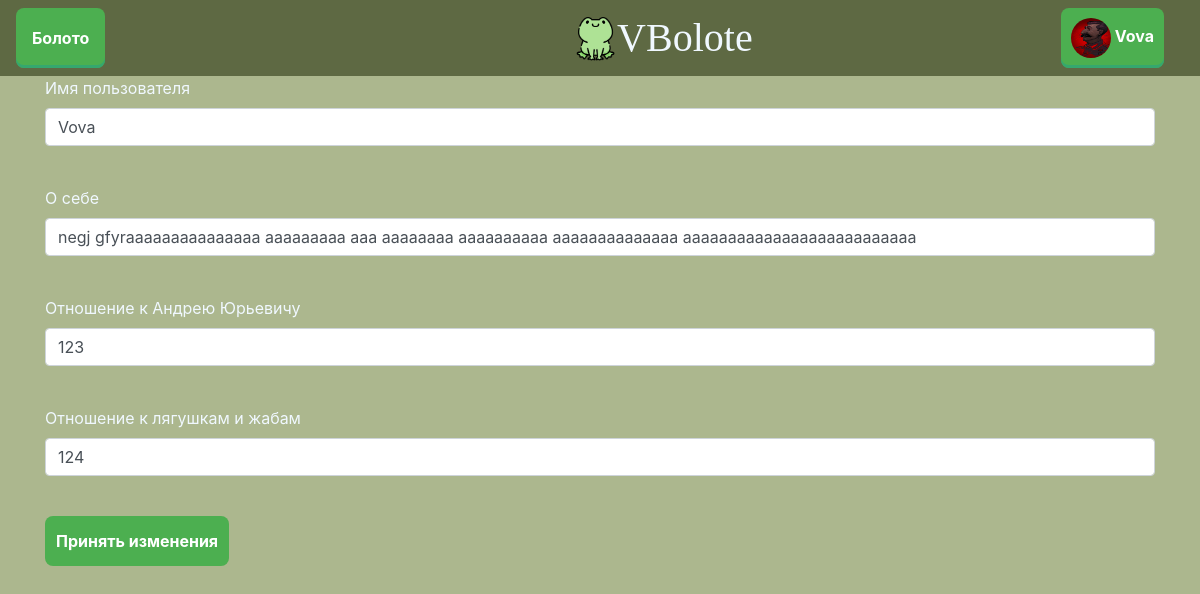
The page /edit_user (signed in) on the database as committed earlier.
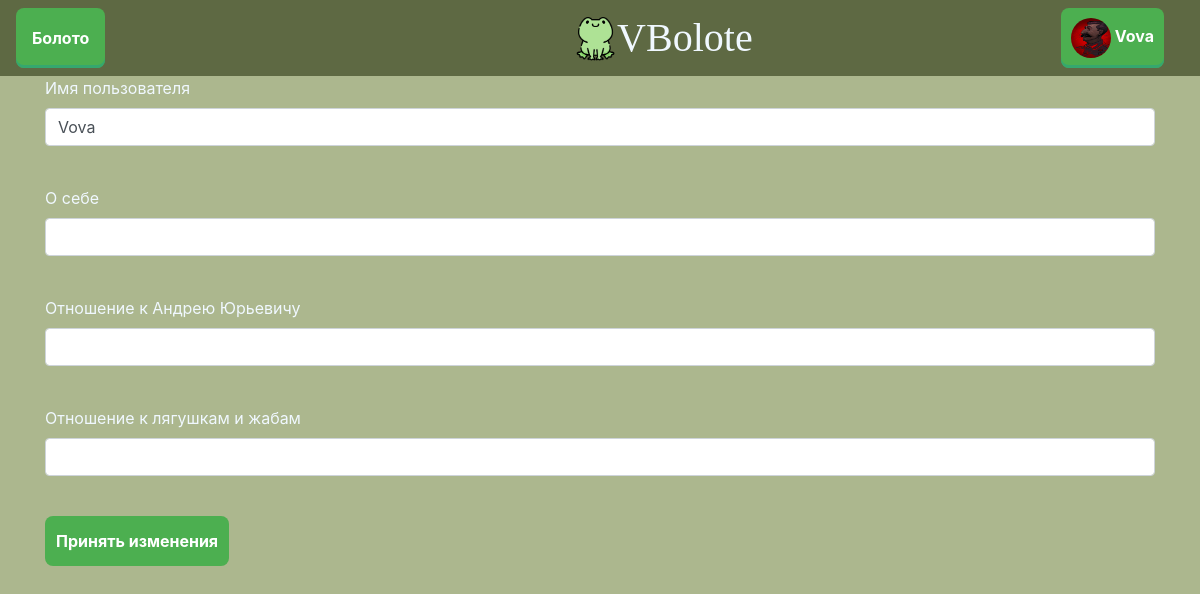
The same page on the database as committed later.
### data/users.py (models this page shows, shortened)
class User(SqlAlchemyBase, UserMixin, SerializerMixin):
    __tablename__ = 'users'
    id = sqlalchemy.Column(sqlalchemy.Integer,
                                primary_key=True, autoincrement=True)
    name = sqlalchemy.Column(sqlalchemy.String, nullable=True)
    email = sqlalchemy.Column(sqlalchemy.String,
                              index=True, unique=True, nullable=True)
    hashed_password = sqlalchemy.Column(sqlalchemy.String, nullable=True)
    about = sqlalchemy.Column(sqlalchemy.String, nullable=False,
                              default='')
    au_attitude = sqlalchemy.Column(sqlalchemy.String, nullable=False,
                                    default='')
    frog_attitude = sqlalchemy.Column(sqlalchemy.String, nullable=False,
                                      default='')
    pic = sqlalchemy.Column(sqlalchemy.Integer, default=0)

### flask_app.py (the view)
@app.route('/edit_user', methods=['GET', 'POST'])
@login_required
def edit_user():
    form = EditUserForm()
    db_sess = db_session.create_session()
    user = db_sess.query(User).filter(current_user.id == User.id).first()
    if form.validate_on_submit():
        user.name = form.name.data
        user.au_attitude = form.au_attitude.data
        user.frog_attitude = form.frog_attitude.data
        user.about = form.about.data
        user.id = current_user.id
        db_sess.merge(user)
        db_sess.commit()
        return redirect('/')
    else:
        if user:
            form.name.data = user.name
            form.about.data = user.about
            form.au_attitude.data = user.au_attitude
            form.frog_attitude.data = user.frog_attitude
            return render_template('edit_user.html', user=user, form=form)
        else:
            abort(404)

### forms/edit_user.py
class EditUserForm(FlaskForm):
    name = StringField('Имя пользователя', validators=[DataRequired()])
    about = StringField('О себе')
    au_attitude = StringField('Отношение к Андрею Юрьевичу')
    frog_attitude = StringField('Отношение к лягушкам и жабам')
    submit = SubmitField('Принять изменения')

### data/db_session.py (called while the page is built)
def create_session() -> Session:
    global __factory
    return __factory()

### flask_app.py (called while the page is built)
@login_manager.user_loader
def load_user(user_id):
    db_sess = db_session.create_session()
    return db_sess.query(User).get(user_id)

### templates/edit_user.html (shortened to what this page needs)
{% extends "base.html" %}
{% block content %}
<form action="" method="post">
    <p>
        {{ form.name.label }}<br>
        {{ form.name(class="form-control") }}<br>
    </p>
    <p>
        {{ form.about.label }}<br>
        {{ form.about(class="form-control") }}<br>
    </p>
    <p>
        {{ form.au_attitude.label }}<br>
        {{ form.au_attitude(class="form-control") }}<br>
    </p>
    <p>
        {{ form.frog_attitude.label }}<br>
        {{ form.frog_attitude(class="form-control") }}<br>
    </p>
    <p>{{ form.submit(type="submit", class="btn btn-primary") }}</p>
</form>
{% endblock %}

### templates/base.html (shortened to what this page needs)
<!doctype html>
<html lang="en">
<head>
    <link rel="stylesheet"
          href="https://stackpath.bootstrapcdn.com/bootstrap/4.4.1/css/bootstrap.min.css"
>
    <link rel="stylesheet" href= "{{ url_for('static', filename='css/decor.css') }}">
</head>
<body>
<header>
    <nav class="navbar navbar-light" style="background-color: #5e6943;">
        <div class="dropdown">
          <button class="dropbtn">Болото</button>
        </div>
        <a type="button" class="AppName" href="/"><img src="../static/img/icon_frog.png" height="50" alt="...">VBolote</a>
            {% if current_user.is_authenticated %}
                <div class="dropdown">
                  <button class="dropbtn user">
                      <img src="../static/img/pics/pic{{current_user.pic}}.jpg" class = "mini_user_pic" alt="аватарка"/>
                      {{ current_user.name }}
                  </button>
                </div>
            {% else %}
                <div class="btn-group" role="group" aria-label="Basic mixed styles example">
                  <a type="button" class="btn btn-login" href="/login">Войти</a>
                  <a type="button" class="btn btn-reg" href="/send_email">Зарегистрироваться</a>
                </div>
            {% endif %}
    </nav>
</header>
<main role="main" class="container">
    {% block content %}{% endblock %}
</main>
</body>
</html>

Rows that differ between the two databases and show on the page:
changed User "Vova": about "negj gfyrааааааааааааааа ааааааааа ааа аааааааа аааааааааа аааааааааааааа аааааааааааааааааааааааааа" → (not shown); au_attitude "123" → (not shown); frog_attitude "124" → (not shown)
